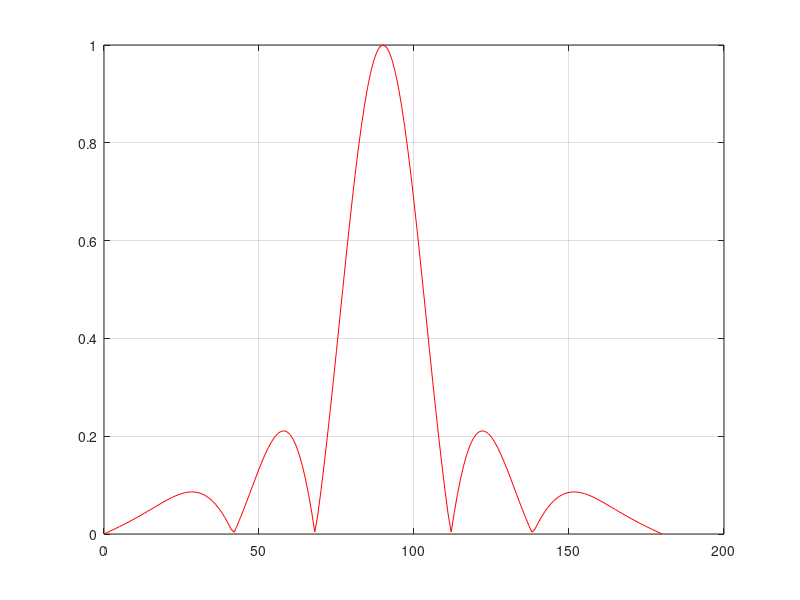

Source code (MATLAB): (Note: this script raises an error after producing the figure.)
close all;
 
fc = 2.4;  % freq in 'GHz'
la = 300/fc;%% wavelength in 'mm'
N = 5; % number of elements in the array 
en = 1:N;%  'en' represents element number starting with '0'.
len = length(en); %%% Length of the array
al = length(en); %%% array size
k = 2*pi/la; %% the wave number
d=67;
theta = 0:1:180; %%% angle of arrival of plane wave.

%%% for beam steering by theta_0 s
sa = 90;
beta = -k*d*cosd(sa); %% progressive  phase

phi = rad2deg(k*d*cosd(theta)) + rad2deg(beta);

%% equation 10 
for ii = 1:len
    af_1(ii,:) = exp(1i*(en(ii)-1)*deg2rad(phi));
end

afs = sum(af_1,1);

ep = abs(cosd(90 + theta));  %%% dipole element pattern
rp = ep.*afs;
afm = abs(rp);
afn = afm/max(afm); 

plot(theta,afn,'r');
grid on
hold on
saveas(gcf,'5_element_theory.png')


figure;
theta_radians = deg2rad(theta);
MagE = 10*log10(afn);
polarplot(theta_radians,MagE)
rlim([min(MagE) max(MagE)])
title('5 Element dipole')


figure;
theta_radians = deg2rad(theta);
MagE = 5*(afn);
polarplot(theta_radians,MagE)
rlim([min(MagE) max(MagE)])
title('5 Element dipole')

